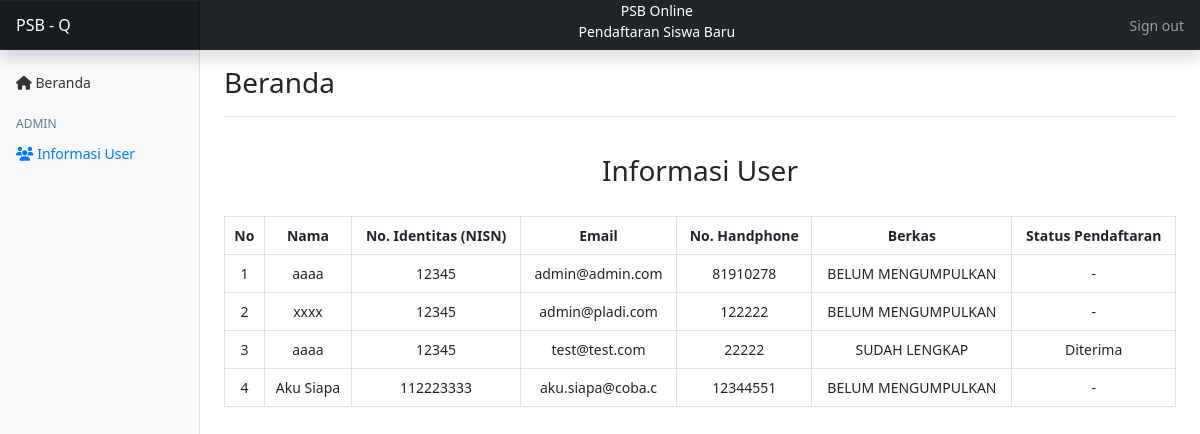
Screenshot of /admin/informasi_user.php (signed in) with the database file from the repository.
### tables this page shows
CREATE TABLE `users` (
  `user_id` int(11) NOT NULL,
  `nama` varchar(255) NOT NULL,
  `nisn` varchar(16) DEFAULT NULL,
  `email` varchar(16) NOT NULL,
  `jenis_kelamin` enum('P','L') DEFAULT NULL,
  `no_telepon` int(11) NOT NULL,
  `tempat_lahir` varchar(255) DEFAULT NULL,
  `tgl_lahir` date DEFAULT NULL,
  `agama` varchar(11) DEFAULT NULL,
  `nama_ortu` varchar(255) DEFAULT NULL,
  `no_telepon_ortu` int(11) DEFAULT NULL,
  `password` varchar(255) NOT NULL,
  `role` int(11) NOT NULL DEFAULT 0,
  `alamat` text DEFAULT NULL
);

CREATE TABLE `data_pendaftaran` (
  `pendaftaran_id` int(11) NOT NULL,
  `user_id` int(11) DEFAULT NULL,
  `pendidikan_terakhir` varchar(255) DEFAULT NULL,
  `pas_foto` varchar(255) DEFAULT NULL,
  `ijazah` varchar(255) DEFAULT NULL,
  `surat_pernyataan` varchar(255) DEFAULT NULL,
  `status_pendaftaran` enum('Diterima','Cadangan','Tidak Diterima','Menunggu') NOT NULL DEFAULT 'Menunggu'
);

### admin/informasi_user.php (the view, shortened to what this page needs)
<?php
    include '../koneksi.php';
    $query = mysqli_query($koneksi, "SELECT * FROM users LEFT JOIN data_pendaftaran ON users.user_id = data_pendaftaran.user_id");
    $i = 1;
?>
<!DOCTYPE html>
<html lang="en">
<head>
    <link href="https://cdn.jsdelivr.net/npm/bootstrap@5.0.1/dist/css/bootstrap.min.css" rel="stylesheet" />
    <link rel="stylesheet" href="../css/style.css"/>
</head>
<body>
    <header class="navbar navbar-dark sticky-top bg-dark flex-md-nowrap p-0 shadow">
        <a class="navbar-brand col-md-3 col-lg-2 me-0 px-3" href="#">PSB - Q</a>
        <ul class="navbar-nav w-100">
            <li class="nav-item">
                <p style="color:white" class="text-center mb-2">PSB Online <br> Pendaftaran Siswa Baru</p>
            </li>
        </ul>
        <ul class="navbar-nav px-3">
            <li class="nav-item text-nowrap">
                <a class="nav-link" href="../logout.php" onclick="return confirm('Apakah anda yakin ingin melakukan logout?');">Sign out</a>
            </li>
        </ul>
    </header>
    <div class="container-fluid">
        <div class="row">
            <nav id="sidebarMenu" class="col-md-3 col-lg-2 d-md-block bg-light sidebar collapse">
                <div class="position-sticky pt-3">
                    <ul class="nav flex-column">
                        <li class="nav-item">
                            <a class="nav-link" aria-current="page" href="index.php">
                            <span><i class="fas fa-home"></i></span>
                            Beranda
                            </a>
                        </li>
                    </ul>
                    <h6 class="sidebar-heading d-flex justify-content-between align-items-center px-3 mt-3 mb-1 text-muted">
                        <span>Admin</span>
                    </h6>
                    <ul class="nav flex-column mb-2">
                        <li class="nav-item">
                            <a class="nav-link active" href="#">
                            <span><i class="fas fa-users"></i></span>
                            Informasi User
                            </a>
                        </li>
                    </ul>
                </div>
            </nav>
            <main class="col-md-9 ms-sm-auto col-lg-10 px-md-4">
                <div class="d-flex justify-content-between flex-wrap flex-md-nowrap align-items-center pt-3 pb-2 mb-3 border-bottom">
                    <h3>Beranda</h3>
                </div>
                <div id="content">
                    <div class="text-center align-items-center">
                        <br>
                        <h3>Informasi User</h3>
                        <br>
                        <div class="table-responsive">
                            <table class="table table-hover table-bordered">
                                <thead>
                                    <tr>
                                        <th>No</th>
                                        <th>Nama</th>
                                        <th>No. Identitas (NISN)</th>
                                        <th>Email</th>
                                        <th>No. Handphone</th>
                                        <th>Berkas</th>
                                        <th>Status Pendaftaran</th>
                                    </tr>
                                </thead>
                                <tbody>
                                <?php foreach ($query as $d) : ?>
                                    <tr>
                                        <td><?= $i ?></td>
                                        <td><?= $d['nama'] ?></td>
                                        <td><?= !empty($d['nisn']) ? $d['nisn'] : '-' ?></td>
                                        <td><?= !empty($d['email']) ? $d['email'] : '-' ?></td>
                                        <td><?= !empty($d['no_telepon']) ? $d['no_telepon'] : '-' ?></td>
                                        <td><?= $d['pas_foto'] && $d['ijazah'] && $d['surat_pernyataan'] ? 'SUDAH LENGKAP' : 'BELUM MENGUMPULKAN' ?></td>
                                        <td><?= !empty($d['status_pendaftaran']) ? $d['status_pendaftaran'] : '-' ?></td>
                                    </tr>
                                <?php
                                    $i++;
                                    endforeach;
                                ?>
                                </tbody>
                            </table>
                        </div>
                    </div>
                </div>
            </main>
        </div>
    </div>
</body>
</html>

### css/style.css (style rules this page uses)
body { font-size: 0.875rem; }
.sidebar { position: fixed; top: 0; bottom: 0; left: 0; z-index: 100; padding: 48px 0 0; box-shadow: inset -1px 0 0 rgba(0, 0, 0, 0.1); }
.sidebar .nav-link { font-weight: 500; color: #333; }
.sidebar .nav-link.active { color: #007bff; }
.sidebar-heading { font-size: 0.75rem; text-transform: uppercase; }
.navbar-brand { padding-top: 0.75rem; padding-bottom: 0.75rem; font-size: 1rem; background-color: rgba(0, 0, 0, 0.25); box-shadow: inset -1px 0 0 rgba(0, 0, 0, 0.25); }

### rows the page displays
users: nama "aaaa", nisn "12345", email "admin@admin.com", no_telepon "81910278", shows "BELUM MENGUMPULKAN"
users: nama "xxxx", nisn "12345", email "admin@pladi.com", no_telepon "122222", shows "BELUM MENGUMPULKAN"
data_pendaftaran: user.nama "aaaa", user.nisn "12345", user.email "test@test.com", user.no_telepon "22222", pas_foto "SUDAH LENGKAP", status_pendaftaran "Diterima"
users: nama "Aku Siapa", nisn "112223333", email "aku.siapa@coba.c", no_telepon "12344551", shows "BELUM MENGUMPULKAN"
